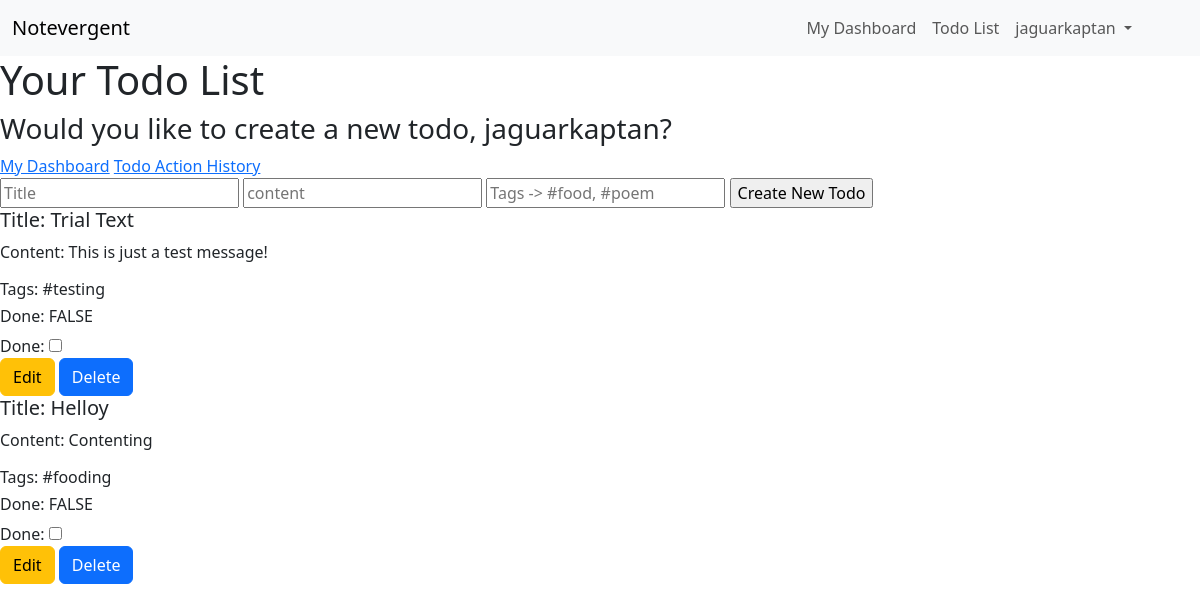
Screenshot of /todo-page (signed in) with the database file from the repository.
### models.py (models this page shows, shortened)
class User(db.Model, UserMixin):
    __tablename__ = 'users'
    user_id = db.Column(db.String(36), primary_key=True, default=lambda: str(uuid.uuid4()))
    public_id = db.Column(db.String(6), unique=True, default=lambda: generate_unique_short_id())
    username = db.Column(db.String, nullable=False, unique=True)
    password_hash = db.Column(db.String, nullable=False)
    email = db.Column(db.String, nullable=False, unique = True)
    email_verified = db.Column(db.Boolean, default=False)
    created_at = db.Column(db.DateTime, default=lambda: utc_now_naive())
    tokens = db.relationship("Token", back_populates="user", cascade="all, delete-orphan")
    security_logs = db.relationship("Security_logs", back_populates="user", cascade="all, delete-orphan")
    owned_notes = db.relationship("Notes", back_populates="owner", cascade="all, delete-orphan" )
    shared_notes = db.relationship("Notes", secondary=CommonNotes.__table__ , back_populates="shared_with")
    note_history = db.relationship("Note_History", back_populates="user", cascade="all, delete-orphan") #added new

class Notes(db.Model):
    __tablename__ = 'notes'
    id = db.Column(db.String(36), primary_key = True, default=lambda: str(uuid.uuid4()))
    owner_id = db.Column(db.String(36), db.ForeignKey('users.user_id'), nullable=False)
    title = db.Column(db.String(45), nullable=False)
    content = db.Column(db.String)
    tags = db.Column(db.String)
    created_at = db.Column(db.DateTime, default=lambda: utc_now_naive())
    updated_at = db.Column(db.DateTime, default=lambda: utc_now_naive())
    done = db.Column(db.Boolean, default=False)
    owner = db.relationship("User", back_populates="owned_notes")
    shared_with = db.relationship("User", secondary=CommonNotes.__table__ ,back_populates="shared_notes")

### routes.py (the view)
    @app.route('/todo-page')
    @login_required
    def todo_page():
        notes = Notes.query.filter(Notes.owner == current_user).all()
        return render_template('todo_page.html', notes=notes)

### templates/todo_page.html (shortened to what this page needs)
    {%extends "base.html"%}
    {%block content%}
    <h1>Your Todo List</h1>
    {% if current_user.is_authenticated %}
        <h3>Would you like to create a new todo, {{ current_user.username }}? </h3>
    {% endif %}
    <a href="{{url_for('index')}}">My Dashboard</a>
    <a href="{{url_for('todo_history')}}">Todo Action History</a>
    <form action="{{url_for('todo_create')}}" method="POST">
        <input type="text" name="title" placeholder="Title">
        <input type="text" name="content" placeholder="content">
        <input type="text" name="tags" placeholder="Tags -> #food, #poem">
        <input type="submit" value="Create New Todo">
    </form>
    {% if current_user.owned_notes %}
        {% for note in notes %}
            <div class="notes {% if note.done %} done-todo {% endif %}" id="note-{{note.id}}">
                <h5>Title: {{note.title}}</h5>
                <p> Content: {{note.content}}</p>
                <h6>Tags: {{note.tags}}</h6>
                <h6 id="done">Done: {{note.done | upper()}}</h6>
                <label for="done"> Done: </label>
                <input type="checkbox" id="{{note.id}}" name="done" value="{{note.done}}" onchange="noteStatus('{{note.id}}')" {% if note.done %} checked {% endif %}> <br>
                <button class="btn btn-warning" onclick="editNote('{{note.id}}')">Edit</button>
                <button class="btn btn-primary" onclick="deleteNote('{{note.id}}')">Delete</button>
            </div>
        {% endfor %}
    {% else %}
        <h4>You don't have any notes!</h4>
    {% endif %}
    {%endblock%}

### templates/base.html (shortened to what this page needs)
<!DOCTYPE html>
<html lang="en">
<head>
    <link rel="stylesheet" type="text/css" href="../static/css/styles.css">
    <link href="https://cdn.jsdelivr.net/npm/bootstrap@5.3.8/dist/css/bootstrap.min.css" rel="stylesheet"
>
</head>
<body>
    {% if current_user.is_authenticated %}
    <nav class="navbar navbar-expand-lg bg-body-tertiary">
        <div class="container-fluid">
            <a class="navbar-brand" href="#">Notevergent</a>
            <div class="collapse navbar-collapse" id="navbarNavDropdown">
                <ul class="navbar-nav ms-auto me-5">
                    <li class="nav-item">
                        <a class="nav-link" aria-current="page" href="{{url_for('index')}}">My Dashboard</a>
                    </li>
                    <li class="nav-item">
                        <a class="nav-link" href="{{url_for('todo_page')}}">Todo List</a>
                    </li>
                    <li class="nav-item dropdown">
                        <a class="nav-link dropdown-toggle" href="#" role="button" data-bs-toggle="dropdown"
                            aria-expanded="false">
                            {{ current_user.username }}
                        </a>
                    </li>
                </ul>
            </div>
        </div>
    </nav>
    {% endif %}
    {%block content%}   {%endblock%}
</body>
</html>

### rows the page displays
User: username "jaguarkaptan"
Notes: title "Trial Text", content "This is just a test message!", tags "#testing", done "FALSE"
Notes: title "Helloy", content "Contenting", tags "#fooding", done "FALSE"
